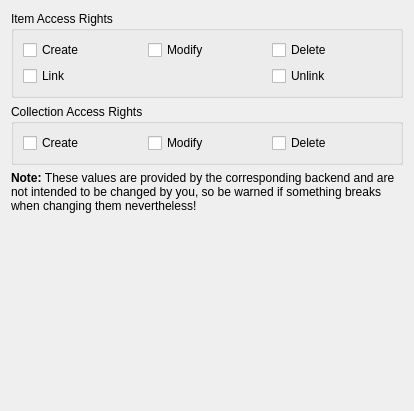
<?xml version="1.0" encoding="UTF-8"?>
<ui version="4.0">
 <class>CollectionAclPage</class>
 <widget class="QWidget" name="CollectionAclPage">
  <property name="geometry">
   <rect>
    <x>0</x>
    <y>0</y>
    <width>414</width>
    <height>411</height>
   </rect>
  </property>
  <layout class="QVBoxLayout" name="verticalLayout">
   <item>
    <widget class="QGroupBox" name="groupBox">
     <property name="title">
      <string>Item Access Rights</string>
     </property>
     <layout class="QGridLayout" name="gridLayout">
      <item row="0" column="0">
       <widget class="QCheckBox" name="createItem">
        <property name="text">
         <string>Create</string>
        </property>
       </widget>
      </item>
      <item row="0" column="1">
       <widget class="QCheckBox" name="changeItem">
        <property name="text">
         <string>Modify</string>
        </property>
       </widget>
      </item>
      <item row="0" column="2">
       <widget class="QCheckBox" name="deleteItem">
        <property name="text">
         <string>Delete</string>
        </property>
       </widget>
      </item>
      <item row="1" column="0">
       <widget class="QCheckBox" name="linkItem">
        <property name="text">
         <string>Link</string>
        </property>
       </widget>
      </item>
      <item row="1" column="2">
       <widget class="QCheckBox" name="unlinkItem">
        <property name="text">
         <string>Unlink</string>
        </property>
       </widget>
      </item>
     </layout>
    </widget>
   </item>
   <item>
    <widget class="QGroupBox" name="groupBox_2">
     <property name="title">
      <string>Collection Access Rights</string>
     </property>
     <layout class="QHBoxLayout" name="horizontalLayout_2">
      <item>
       <widget class="QCheckBox" name="createCollection">
        <property name="text">
         <string>Create</string>
        </property>
       </widget>
      </item>
      <item>
       <widget class="QCheckBox" name="changeCollection">
        <property name="text">
         <string>Modify</string>
        </property>
       </widget>
      </item>
      <item>
       <widget class="QCheckBox" name="deleteCollection">
        <property name="text">
         <string>Delete</string>
        </property>
       </widget>
      </item>
     </layout>
    </widget>
   </item>
   <item>
    <widget class="QLabel" name="label">
     <property name="text">
      <string>&lt;b&gt;Note: &lt;/b&gt;These values are provided by the corresponding backend and are not intended to be changed by you, so be warned if something breaks when changing them nevertheless!</string>
     </property>
     <property name="wordWrap">
      <bool>true</bool>
     </property>
    </widget>
   </item>
   <item>
    <spacer name="verticalSpacer">
     <property name="orientation">
      <enum>Qt::Vertical</enum>
     </property>
     <property name="sizeHint" stdset="0">
      <size>
       <width>20</width>
       <height>210</height>
      </size>
     </property>
    </spacer>
   </item>
  </layout>
 </widget>
 <resources/>
 <connections/>
</ui>
